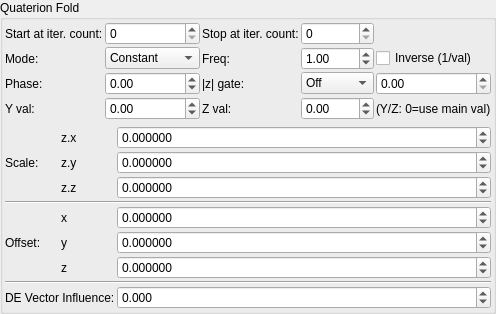
       <widget class="QGroupBox" name="groupBox_2">
        <property name="title">
         <string>Quaterion Fold</string>
        </property>
        <layout class="QVBoxLayout" name="verticalLayout_3">
         <property name="leftMargin">
          <number>2</number>
         </property>
         <property name="topMargin">
          <number>2</number>
         </property>
         <property name="rightMargin">
          <number>2</number>
         </property>
         <property name="bottomMargin">
          <number>2</number>
         </property>
         <item>
          <layout class="QGridLayout" name="gridLayout_70">
           <property name="spacing">
            <number>2</number>
           </property>
           <item row="0" column="3">
            <widget class="MySpinBox" name="spinboxInt_transf_multiplier_stop_iter_31">
             <property name="sizePolicy">
              <sizepolicy hsizetype="Minimum" vsizetype="Maximum">
               <horstretch>0</horstretch>
               <verstretch>0</verstretch>
              </sizepolicy>
             </property>
             <property name="maximum">
              <number>999</number>
             </property>
            </widget>
           </item>
      <item row="1" column="0">
       <widget class="QLabel"><property name="text"><string>Mode:</string></property></widget>
      </item>
      <item row="1" column="1">
       <widget class="MyComboBox" name="comboBox_transf_multiplier_value_mode_3">
        <item><property name="text"><string notr="true">Constant</string></property></item>
        <item><property name="text"><string notr="true">Sine</string></property></item>
        <item><property name="text"><string notr="true">Ramp</string></property></item>
        <item><property name="text"><string notr="true">Exponential</string></property></item>
        <item><property name="text"><string notr="true">Triangle</string></property></item>
        <item><property name="text"><string notr="true">Square</string></property></item>
        <item><property name="text"><string notr="true">Smoothstep</string></property></item>
        <item><property name="text"><string notr="true">Noise</string></property></item>
        <item><property name="text"><string notr="true">Ping-pong</string></property></item>
        <item><property name="text"><string notr="true">Stepped</string></property></item>
       </widget>
      </item>
      <item row="1" column="2">
       <widget class="QLabel"><property name="text"><string>Freq:</string></property></widget>
      </item>
      <item row="1" column="3">
       <widget class="MyDoubleSpinBox" name="spinbox_transf_multiplier_frequency_3">
        <property name="minimum"><double>0.01</double></property><property name="maximum"><double>100.0</double></property>
        <property name="singleStep"><double>0.1</double></property><property name="value"><double>1.0</double></property>
       </widget>
      </item>
      <item row="1" column="4" colspan="2">
       <widget class="MyCheckBox" name="checkBox_transf_multiplier_inverse_3">
        <property name="text"><string>Inverse (1/val)</string></property>
       </widget>
      </item>
      <item row="2" column="0">
       <widget class="QLabel"><property name="text"><string>Phase:</string></property></widget>
      </item>
      <item row="2" column="1">
       <widget class="MyDoubleSpinBox" name="spinbox_transf_multiplier_phase_3">
        <property name="minimum"><double>-10.0</double></property><property name="maximum"><double>10.0</double></property>
        <property name="singleStep"><double>0.1</double></property><property name="value"><double>0.0</double></property>
       </widget>
      </item>
      <item row="2" column="2">
       <widget class="QLabel"><property name="text"><string>|z| gate:</string></property></widget>
      </item>
      <item row="2" column="3">
       <widget class="MyComboBox" name="comboBox_transf_multiplier_threshold_mode_3">
        <item><property name="text"><string notr="true">Off</string></property></item>
        <item><property name="text"><string notr="true">&gt; thresh</string></property></item>
        <item><property name="text"><string notr="true">&lt; thresh</string></property></item>
       </widget>
      </item>
      <item row="2" column="4" colspan="2">
       <widget class="MyDoubleSpinBox" name="spinbox_transf_multiplier_threshold_3">
        <property name="minimum"><double>0.0</double></property><property name="maximum"><double>1000.0</double></property>
        <property name="singleStep"><double>0.1</double></property><property name="value"><double>0.0</double></property>
       </widget>
      </item>
      <item row="3" column="0">
       <widget class="QLabel"><property name="text"><string>Y val:</string></property></widget>
      </item>
      <item row="3" column="1">
       <widget class="MyDoubleSpinBox" name="spinbox_transf_multiplier_scale_y_3">
        <property name="minimum"><double>-100.0</double></property><property name="maximum"><double>100.0</double></property>
        <property name="singleStep"><double>0.01</double></property><property name="value"><double>0.0</double></property>
       </widget>
      </item>
      <item row="3" column="2">
       <widget class="QLabel"><property name="text"><string>Z val:</string></property></widget>
      </item>
      <item row="3" column="3">
       <widget class="MyDoubleSpinBox" name="spinbox_transf_multiplier_scale_z_3">
        <property name="minimum"><double>-100.0</double></property><property name="maximum"><double>100.0</double></property>
        <property name="singleStep"><double>0.01</double></property><property name="value"><double>0.0</double></property>
       </widget>
      </item>
      <item row="3" column="4" colspan="2">
       <widget class="QLabel"><property name="text"><string notr="true">(Y/Z: 0=use main val)</string></property></widget>
      </item>
           <item row="0" column="0">
            <widget class="QLabel" name="label_260">
             <property name="text">
              <string>Start at iter. count:</string>
             </property>
            </widget>
           </item>
           <item row="0" column="1">
            <widget class="MySpinBox" name="spinboxInt_transf_multiplier_start_iter_3">
             <property name="sizePolicy">
              <sizepolicy hsizetype="Minimum" vsizetype="Maximum">
               <horstretch>0</horstretch>
               <verstretch>0</verstretch>
              </sizepolicy>
             </property>
             <property name="maximum">
              <number>999</number>
             </property>
            </widget>
           </item>
           <item row="0" column="2">
            <widget class="QLabel" name="label_259">
             <property name="text">
              <string>Stop at iter. count:</string>
             </property>
            </widget>
           </item>
          </layout>
         </item>
         <item>
          <layout class="QGridLayout" name="gridLayout_63" columnstretch="0,0,0,1">
           <property name="spacing">
            <number>2</number>
           </property>
           <item row="4" column="3">
            <widget class="MyDoubleSpinBox" name="spinbox3_transf_constant_multiplier_122_z">
             <property name="sizePolicy">
              <sizepolicy hsizetype="Minimum" vsizetype="Maximum">
               <horstretch>0</horstretch>
               <verstretch>0</verstretch>
              </sizepolicy>
             </property>
             <property name="prefix">
              <string/>
             </property>
             <property name="suffix">
              <string/>
             </property>
             <property name="decimals">
              <number>6</number>
             </property>
             <property name="minimum">
              <double>-99.989999999999995</double>
             </property>
             <property name="maximum">
              <double>99.989999999999995</double>
             </property>
             <property name="singleStep">
              <double>0.100000000000000</double>
             </property>
            </widget>
           </item>
           <item row="8" column="3">
            <widget class="MyDoubleSpinBox" name="spinbox3_transf_offset_000_z">
             <property name="sizePolicy">
              <sizepolicy hsizetype="Minimum" vsizetype="Maximum">
               <horstretch>0</horstretch>
               <verstretch>0</verstretch>
              </sizepolicy>
             </property>
             <property name="prefix">
              <string/>
             </property>
             <property name="suffix">
              <string/>
             </property>
             <property name="decimals">
              <number>6</number>
             </property>
             <property name="minimum">
              <double>-99.989999999999995</double>
             </property>
             <property name="maximum">
              <double>99.989999999999995</double>
             </property>
             <property name="singleStep">
              <double>0.100000000000000</double>
             </property>
            </widget>
           </item>
           <item row="8" column="2">
            <widget class="QLabel" name="label_114">
             <property name="text">
              <string notr="true">z</string>
             </property>
            </widget>
           </item>
           <item row="3" column="2">
            <widget class="QLabel" name="label_90">
             <property name="text">
              <string notr="true">z.y</string>
             </property>
            </widget>
           </item>
           <item row="5" column="1" colspan="3">
            <widget class="Line" name="line_54">
             <property name="orientation">
              <enum>Qt::Horizontal</enum>
             </property>
            </widget>
           </item>
           <item row="6" column="2">
            <widget class="QLabel" name="label_115">
             <property name="text">
              <string notr="true">x</string>
             </property>
            </widget>
           </item>
           <item row="3" column="1">
            <widget class="QLabel" name="label_91">
             <property name="text">
              <string>Scale:</string>
             </property>
            </widget>
           </item>
           <item row="7" column="2">
            <widget class="QLabel" name="label_113">
             <property name="text">
              <string notr="true">y</string>
             </property>
            </widget>
           </item>
           <item row="10" column="3">
            <widget class="MyDoubleSpinBox" name="spinbox_analyticDE_scale_1">
             <property name="sizePolicy">
              <sizepolicy hsizetype="Minimum" vsizetype="Maximum">
               <horstretch>0</horstretch>
               <verstretch>0</verstretch>
              </sizepolicy>
             </property>
             <property name="prefix">
              <string/>
             </property>
             <property name="suffix">
              <string/>
             </property>
             <property name="decimals">
              <number>3</number>
             </property>
             <property name="minimum">
              <double>-500.000000000000000</double>
             </property>
             <property name="maximum">
              <double>5000.000000000000000</double>
             </property>
             <property name="singleStep">
              <double>0.100000000000000</double>
             </property>
            </widget>
           </item>
           <item row="2" column="3">
            <widget class="MyDoubleSpinBox" name="spinbox3_transf_constant_multiplier_122_x">
             <property name="sizePolicy">
              <sizepolicy hsizetype="Minimum" vsizetype="Maximum">
               <horstretch>0</horstretch>
               <verstretch>0</verstretch>
              </sizepolicy>
             </property>
             <property name="prefix">
              <string/>
             </property>
             <property name="suffix">
              <string/>
             </property>
             <property name="decimals">
              <number>6</number>
             </property>
             <property name="minimum">
              <double>-99.989999999999995</double>
             </property>
             <property name="maximum">
              <double>99.989999999999995</double>
             </property>
             <property name="singleStep">
              <double>0.100000000000000</double>
             </property>
            </widget>
           </item>
           <item row="3" column="3">
            <widget class="MyDoubleSpinBox" name="spinbox3_transf_constant_multiplier_122_y">
             <property name="sizePolicy">
              <sizepolicy hsizetype="Minimum" vsizetype="Maximum">
               <horstretch>0</horstretch>
               <verstretch>0</verstretch>
              </sizepolicy>
             </property>
             <property name="prefix">
              <string/>
             </property>
             <property name="suffix">
              <string/>
             </property>
             <property name="decimals">
              <number>6</number>
             </property>
             <property name="minimum">
              <double>-99.989999999999995</double>
             </property>
             <property name="maximum">
              <double>99.989999999999995</double>
             </property>
             <property name="singleStep">
              <double>0.100000000000000</double>
             </property>
            </widget>
           </item>
           <item row="7" column="1">
            <widget class="QLabel" name="label_258">
             <property name="text">
              <string>Offset:</string>
             </property>
            </widget>
           </item>
           <item row="9" column="1" colspan="3">
            <widget class="Line" name="line_53">
             <property name="orientation">
              <enum>Qt::Horizontal</enum>
             </property>
            </widget>
           </item>
           <item row="4" column="2">
            <widget class="QLabel" name="label_98">
             <property name="text">
              <string notr="true">z.z</string>
             </property>
            </widget>
           </item>
           <item row="7" column="3">
            <widget class="MyDoubleSpinBox" name="spinbox3_transf_offset_000_y">
             <property name="sizePolicy">
              <sizepolicy hsizetype="Minimum" vsizetype="Maximum">
               <horstretch>0</horstretch>
               <verstretch>0</verstretch>
              </sizepolicy>
             </property>
             <property name="prefix">
              <string/>
             </property>
             <property name="suffix">
              <string/>
             </property>
             <property name="decimals">
              <number>6</number>
             </property>
             <property name="minimum">
              <double>-99.989999999999995</double>
             </property>
             <property name="maximum">
              <double>99.989999999999995</double>
             </property>
             <property name="singleStep">
              <double>0.100000000000000</double>
             </property>
            </widget>
           </item>
           <item row="6" column="3">
            <widget class="MyDoubleSpinBox" name="spinbox3_transf_offset_000_x">
             <property name="sizePolicy">
              <sizepolicy hsizetype="Minimum" vsizetype="Maximum">
               <horstretch>0</horstretch>
               <verstretch>0</verstretch>
              </sizepolicy>
             </property>
             <property name="prefix">
              <string/>
             </property>
             <property name="suffix">
              <string/>
             </property>
             <property name="decimals">
              <number>6</number>
             </property>
             <property name="minimum">
              <double>-99.989999999999995</double>
             </property>
             <property name="maximum">
              <double>99.989999999999995</double>
             </property>
             <property name="singleStep">
              <double>0.100000000000000</double>
             </property>
            </widget>
           </item>
           <item row="2" column="2">
            <widget class="QLabel" name="label_93">
             <property name="text">
              <string notr="true">z.x</string>
             </property>
            </widget>
           </item>
           <item row="10" column="1" colspan="2">
            <widget class="QLabel" name="label_2">
             <property name="layoutDirection">
              <enum>Qt::RightToLeft</enum>
             </property>
             <property name="text">
              <string>DE Vector Influence:</string>
             </property>
            </widget>
           </item>
          </layout>
         </item>
        </layout>
       </widget>
